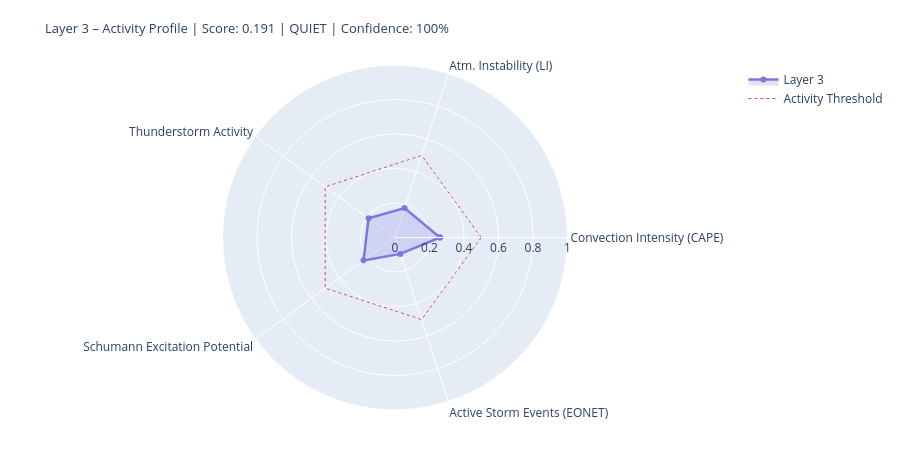

Here is the notebook cell this chart was saved with:
### Markdown cell above
---
## 4. State Assessment & Handoff to Layer 4/5

### Code cell
# ============================================================
# LAYER-3-SCORE
# Five dynamic components
# ============================================================

def norm(v, lo, hi):
    if v is None or (isinstance(v, float) and math.isnan(v)): return None
    return round(max(0.0, min(1.0, (v - lo) / (hi - lo))), 4)

# --- 1) Convection intensity (global CAPE mean) ---
cape_mean = df_atm['cape'].dropna().mean() if not df_atm.empty else None
conv_score = norm(cape_mean, 0, 3000)
conv_src   = 'primary' if cape_mean is not None else 'missing'

# --- 2) Atmospheric instability (LI mean) ---
li_mean   = df_atm['li'].dropna().mean() if not df_atm.empty else None
# Negative LI = unstable → higher score
instab_score = norm(-li_mean if li_mean is not None else None, -6, 6)
instab_src   = 'primary' if li_mean is not None else 'missing'

# --- 3) Thunderstorm activity (mean thunder score + WMO count) ---
thunder_mean = df_atm['thunder_score'].mean() if not df_atm.empty else None
n_thunder    = int(df_atm['thunderstorm'].sum()) if not df_atm.empty else 0
thunder_score_val = norm(
    (thunder_mean or 0) * 0.7 + n_thunder * 0.1, 0, 1.0
) if thunder_mean is not None else None
thunder_src = 'primary'

# --- 4) Schumann excitation potential (weighted Schumann contribution) ---
schumann_pot = df_atm['schumann_contribution'].mean() if not df_atm.empty else None
# Boosted by Layer-2 thunderstorm trigger
if schumann_pot is not None and l2_thunder:
    schumann_pot = min(1.0, schumann_pot * 1.2)
schumann_score = norm(schumann_pot, 0, 1.0) if schumann_pot is not None else None
schumann_src   = 'derived'

# --- 5) Storm activity (NASA EONET) ---
# Distinction: None = data not loaded, 0.0 = loaded but no events
storm_score = None
storm_src   = 'missing'
if raw.get('storms') is not None:          # API reached successfully
    storm_score = norm(len(storm_events), 0, 30) if storm_events else 0.0
    storm_src   = 'primary'

# X-Ray and Kp: context only, not in dynamic score
# (X-Ray = Layer-0/4 driver; Kp = geomagnetic index, not a lightning proxy)
xray_context = None
if raw.get('xray'):
    df_xc = pd.DataFrame(raw['xray'])
    fc = next((c for c in df_xc.columns
               if any(k in c.lower() for k in ['flux','long']) and 'time' not in c.lower()),
              df_xc.columns[1])
    df_xc[fc] = pd.to_numeric(df_xc[fc], errors='coerce')
    xray_last = df_xc[fc].dropna().iloc[-1] if not df_xc[fc].dropna().empty else None
    if xray_last:
        xray_class = ('X' if xray_last>=1e-4 else 'M' if xray_last>=1e-5
                      else 'C' if xray_last>=1e-6 else 'B')
        xray_context = {'flux': float(xray_last), 'class': xray_class}
        print(f'X-Ray context: {xray_class}-class ({xray_last:.2e} W/m²)')

# --- Aggregate ---
COMPONENTS = {
    'Convection Intensity (CAPE)':  {'score': conv_score,       'source': conv_src,    'dynamic': True},
    'Atm. Instability (LI)':         {'score': instab_score,     'source': instab_src,  'dynamic': True},
    'Thunderstorm Activity':              {'score': thunder_score_val, 'source': thunder_src, 'dynamic': True},
    'Schumann Excitation Potential':   {'score': schumann_score,   'source': schumann_src,'dynamic': True},
    'Active Storm Events (EONET)': {'score': storm_score,      'source': storm_src,   'dynamic': True},
}

available   = {k: v['score'] for k, v in COMPONENTS.items() if v['score'] is not None}
unavailable = [k for k, v in COMPONENTS.items() if v['score'] is None]
layer3_score = round(sum(available.values()) / len(available), 4) if available else None
confidence   = round(len(available) / len(COMPONENTS), 2)
level = ('unknown' if layer3_score is None
         else 'quiet'   if layer3_score < 0.3
         else 'moderate' if layer3_score < 0.6
         else 'active')
dominant_l3 = max(available, key=available.get) if available else 'none'

# --- Ausgabe ---
W = 68
print('=' * W)
print('LAYER 3 – ATMOSPHERE / WEATHER / THUNDERSTORMS – STATE ASSESSMENT')
print('=' * W)
for name, comp in COMPONENTS.items():
    s = comp['score']
    if s is not None:
        bar = '█' * int(s * 20) + '░' * (20 - int(s * 20))
        print(f'  {name:<36} {bar}  {s:.3f}  [{comp["source"]}]')
    else:
        print(f'  {name:<36} {"─" * 20}  n/a   [missing]')
print('-' * W)
print(f'  Score:        {layer3_score:.3f}  ({len(available)}/{len(COMPONENTS)} components)')
print(f'  Confidence:   {confidence:.0%}')
print(f'  Level:        {level.upper()}')
print(f'  Dominant:     {dominant_l3}')
print(f'  CAPE mean:    {cape_mean:.0f} J/kg' if cape_mean else '  CAPE mean:    n/a')
print(f'  LI mean:      {li_mean:.1f} K' if li_mean is not None else '  LI mean:      n/a')
print(f'  Thunderstorms:{n_thunder} points (WMO)  +  {len(storm_events)} NASA EONET')
print('=' * W)

# Radar
cats   = list(available.keys())
vals_r = list(available.values())
if len(cats) >= 3:
    fig = go.Figure()
    fig.add_trace(go.Scatterpolar(
        r=vals_r + [vals_r[0]], theta=cats + [cats[0]],
        fill='toself', fillcolor='rgba(127,119,221,0.22)',
        line=dict(color='#7F77DD', width=2.5), name='Layer 3'
    ))
    fig.add_trace(go.Scatterpolar(
        r=[0.5] * (len(cats)+1), theta=cats + [cats[0]],
        line=dict(color='#E24B4A', dash='dot', width=1),
        mode='lines', name='Activity Threshold'
    ))
    fig.update_layout(
        title=dict(
            text=f'Layer 3 – Activity Profile | Score: {layer3_score:.3f} | {level.upper()} | Confidence: {confidence:.0%}',
            font=dict(size=13)
        ),
        polar=dict(radialaxis=dict(visible=True, range=[0, 1])),
        height=450, showlegend=True,
        margin=dict(l=60, r=60, t=65, b=40)
    )
    fig.show()

### Figure 1 — Plotly figure (JSON) as saved in the notebook; plotly's stock layout.template omitted (floating-point values rounded to 4 significant figures)
{"data": [{"fill": "toself", "fillcolor": "rgba(127,119,221,0.22)", "line": {"color": "#7F77DD", "width": 2.5}, "name": "Layer 3", "r": [0.2608, 0.1792, 0.1892, 0.2255, 0.1, 0.2608], "theta": ["Convection Intensity (CAPE)", "Atm. Instability (LI)", "Thunderstorm Activity", "Schumann Excitation Potential", "Active Storm Events (EONET)", "Convection Intensity (CAPE)"], "type": "scatterpolar"}, {"line": {"color": "#E24B4A", "dash": "dot", "width": 1}, "mode": "lines", "name": "Activity Threshold", "r": [0.5, 0.5, 0.5, 0.5, 0.5, 0.5], "theta": ["Convection Intensity (CAPE)", "Atm. Instability (LI)", "Thunderstorm Activity", "Schumann Excitation Potential", "Active Storm Events (EONET)", "Convection Intensity (CAPE)"], "type": "scatterpolar"}], "layout": {"height": 450, "margin": {"b": 40, "l": 60, "r": 60, "t": 65}, "polar": {"radialaxis": {"range": [0, 1], "visible": true}}, "showlegend": true, "title": {"font": {"size": 13}, "text": "Layer 3 – Activity Profile | Score: 0.191 | QUIET | Confidence: 100%"}}}
